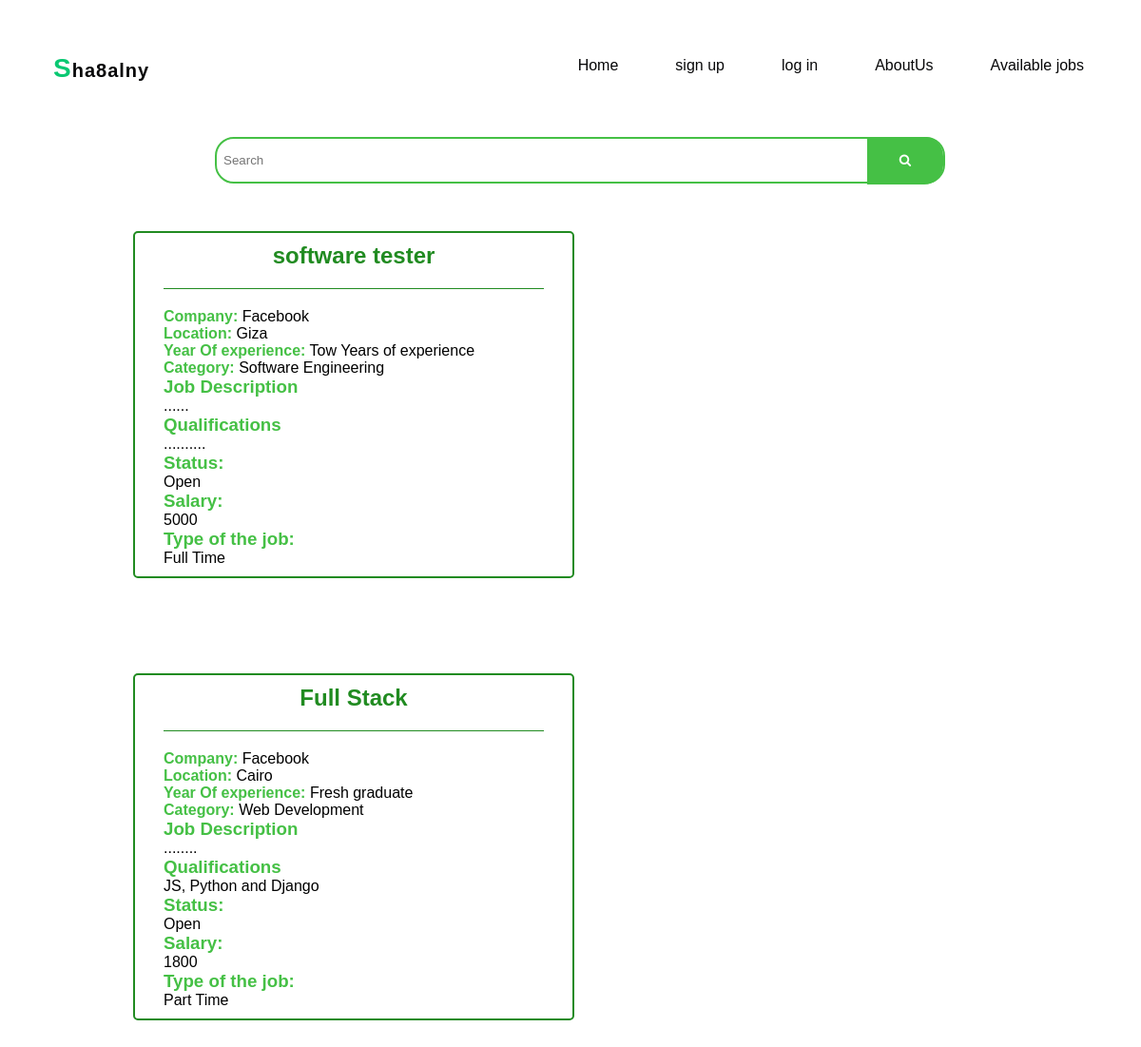
The page /jobDetails on the database its author committed.
### pages/models.py (models this page shows)
class Jobs(models.Model):
    job_code = models.CharField(max_length = 30)
    job_title = models.CharField(max_length=100)
    job_description = models.TextField()
    job_company = models.CharField(max_length=55)
    job_salary = models.CharField(max_length=10)
    job_location = models.CharField(max_length=255)
    job_type = models.CharField(max_length=55)
    job_category = models.CharField(max_length=55)
    job_status = models.CharField(max_length=20)
    job_experience_year = models.CharField(max_length=30)
    job_qualification = models.TextField()
    adminID = models.IntegerField(default=2)

### pages/views.py (the view)
# urls.py: path('jobDetails', views.jobDetails , name = "jobDetails"),
def jobDetails(request):
    jobs = None
    flag = False
    if 'q' in request.GET:
        q = request.GET['q']
        jobs = Jobs.objects.filter(Q(job_title__icontains=q) | Q(job_salary__icontains=q))
        flag = True
    else:
        jobs = Jobs.objects.all()  # If no query parameter, return all jobs
    context = {
        'JobList': jobs,
        'requestSearch': flag,
    }
    return render(request, 'pages/jobDetails.html', context)

### pages/templates/pages/jobDetails.html (shortened to what this page needs)
{% load static %}
<!DOCTYPE html>
<html lang="en">
<head>
    <link rel="stylesheet" href="{% static 'css/jobDetails.css' %}">
    <link rel="stylesheet" href="https://cdnjs.cloudflare.com/ajax/libs/font-awesome/5.15.3/css/all.min.css">
    <link rel="stylesheet" href="{% static 'CSS/navBar.css' %}">
    <link rel="stylesheet" href="{%static 'CSS/aboutUs.css'%}">
    <link rel="stylesheet" href="https://cdnjs.cloudflare.com/ajax/libs/font-awesome/4.7.0/css/font-awesome.min.css">
</head>
<body>
    <nav>
        <nav>
            {% if request.session.current_user == "user" %}
        <div class = "nav-bar">
            <div class = "nav-left-section">
                <p>   <span>S</span>ha8alny </p>
            </div>
            <div class = "nav-right-section">
            <ul>
                <li> <a href ="{%url 'homePage'%}"> Home</a> </li>
                <li> <a href ="{%url 'homePage'%}"> search</a>  </li>
                <li> <a href ="{%url 'jobDetails'%}">Jobs</a>  </li>
                <li> <a href ="{%url 'company'%}"> Companies</a>  </li>
                <li> <a href ="{%url 'userCurrentlyAppliedJobs' %}">Applied Jobs</a>  </li>
                <li> <a href ="{%url 'userProfileLast'%}">profile</a>  </li>
                <li> <a href ="{%url 'logout'%}" id = "userLogOut">
                    <i class="fa fa-sign-out" style = "color:black">  </i> </a>
            </li>
        </ul>
        </div>
        </div>
        {% else %}
        <div class = "nav-bar">
            <div class = "nav-left-section">
                <p>  <span>S</span>ha8alny </p>
            </div>
            <div class = "nav-right-section">
                <ul>
                <li><a href="{%url 'MainHomePage'%}">Home</a></li>
                <li><a href="{%url 'signUp'%}">sign up</a></li>
                <li><a href="{%url 'login'%}">log in</a></li>
                <li><a href="{%url 'aboutUs'%}">AboutUs</a></li>
                <li><a href="{%url 'jobDetails'%}">Available jobs</a></li>
                </ul>
            </div>
    </div>
        {% endif %}
        </nav>
    </nav>
    <form action="{% url 'jobDetails' %}" method="GET">
        <div class="search-container">
            <div class="search">
                <input type="text" name="q" id="search" placeholder="Search" class="form-control form-control-lg" />
            </div>
            <div class="btn-search">
                <button type="submit" id="searchtitle" class="btn btn-dark btn-lg">
                    <i class="fa fa-search search-icon">
                    </i>
                </button>
            </div>
        </div>
    </form>
    <div id="all-jobs-divs">
        {% if not requestSearch %}
        {% for job in JobList %}
        <div class="second" id="a">
            <div class="job-title">
                <h2>{{ job.job_title }}</h2>
            </div>
            <hr>
            <div>
                <p><strong>Company:</strong> {{ job.job_company }}</p>
            <p><strong>Location:</strong> {{ job.job_location }}</p>
            <p><strong>Year Of experience:</strong> {{ job.job_experience_year}}</p>
            <p><strong>Category:</strong> {{ job.job_category }}</p>
            <h3>Job Description</h3>
            <p>{{ job.job_description }}</p>
            <h3>Qualifications</h3>
            <p>{{ job.job_qualification }}</p>
            <h3>Status:</h3>
            <p>{{ job.job_status}}</p>
            <h3>Salary:</h3>
            <p>{{ job.job_salary }}</p>
            <h3>Type of the job:</h3>
            <p>{{ job.job_type}}</p>
            </div>
        </div>
        {% endfor %}
        {% endif %}
    </div>
</body>
</html>

### project/static/css/jobDetails.css (style rules this page uses)
* { padding: 0px; margin: 0px; font-family: sans-serif; }
.search-container { display: flex; justify-content: center; align-items: center; position: relative; margin: 0 auto; width: 100%; max-width: 800px; }
.search-container input { flex-grow: 1; padding: 5px 7px; margin-left: 20px; width: 750px; height: 35px; border-radius: 20px; border: 2px solid rgb(69, 192, 69); }
.search-container button { position: absolute; top: -1%; right: 1%; background-color: rgb(69, 192, 69); border: none; padding: 10px; height: 50px; width: 80px; border-radius: 0 20px 20px 0; cursor: pointer; }
.search-icon { color: white; font-size: 16px; }
.second { width: 400px; margin: 50px 100px 50px 140px; padding: 10px 30px; border: 2px solid rgb(33, 139, 33); border-radius: 5px; display: inline-block; word-wrap: break-word; }
.job-title h2 { color: rgb(33, 139, 33); text-align: center; }
p strong, h3 { color: rgb(69, 192, 69); }
.second hr { font-weight: bold; height: 1px; background-color: rgb(33, 139, 33); border: none; margin: 20px 0; }

### project/static/css/navBar.css (style rules this page uses)
.nav-bar { display: flex; justify-content: space-between; margin: 30px; border:4px rgb(195, 234, 197); }
.nav-bar ul { list-style-type: none; background-color: white; padding: 0%; margin: 0%; overflow: hidden; position: sticky; top: 0; }
.nav-bar a { color: rgb(7, 7, 8); text-decoration: none; display: block; text-align: center; top: 0; border-radius: 6px; padding: 10px; }
.nav-bar li { margin: 20px; float:left; position: sticky; top: 0; }
nav .nav-left-section p { font-size: 20px; font-weight: bold; float: left; color: rgb(7, 7, 8); letter-spacing: 1px; background-color: white; margin: 0%; padding: 26px; text-align: center; position: sticky; top: 0; }
.nav-left-section p span { color: #09c872; font-size: 28px; }

### project/static/css/aboutUs.css (style rules this page uses)
span { color:rgb(69, 192, 69); font-weight: bold; }

### rows shown on the page
Jobs: job_title "software tester", job_company "Facebook", job_location "Giza", job_experience_year "Tow Years of experience", job_category "Software Engineering", job_description "......", job_qualification "..........", job_status "Open", job_salary "5000", job_type "Full Time"
Jobs: job_title "Full Stack", job_company "Facebook", job_location "Cairo", job_experience_year "Fresh graduate", job_category "Web Development", job_description "........", job_qualification "JS, Python and Django", job_status "Open", job_salary "1800", job_type "Part Time"
